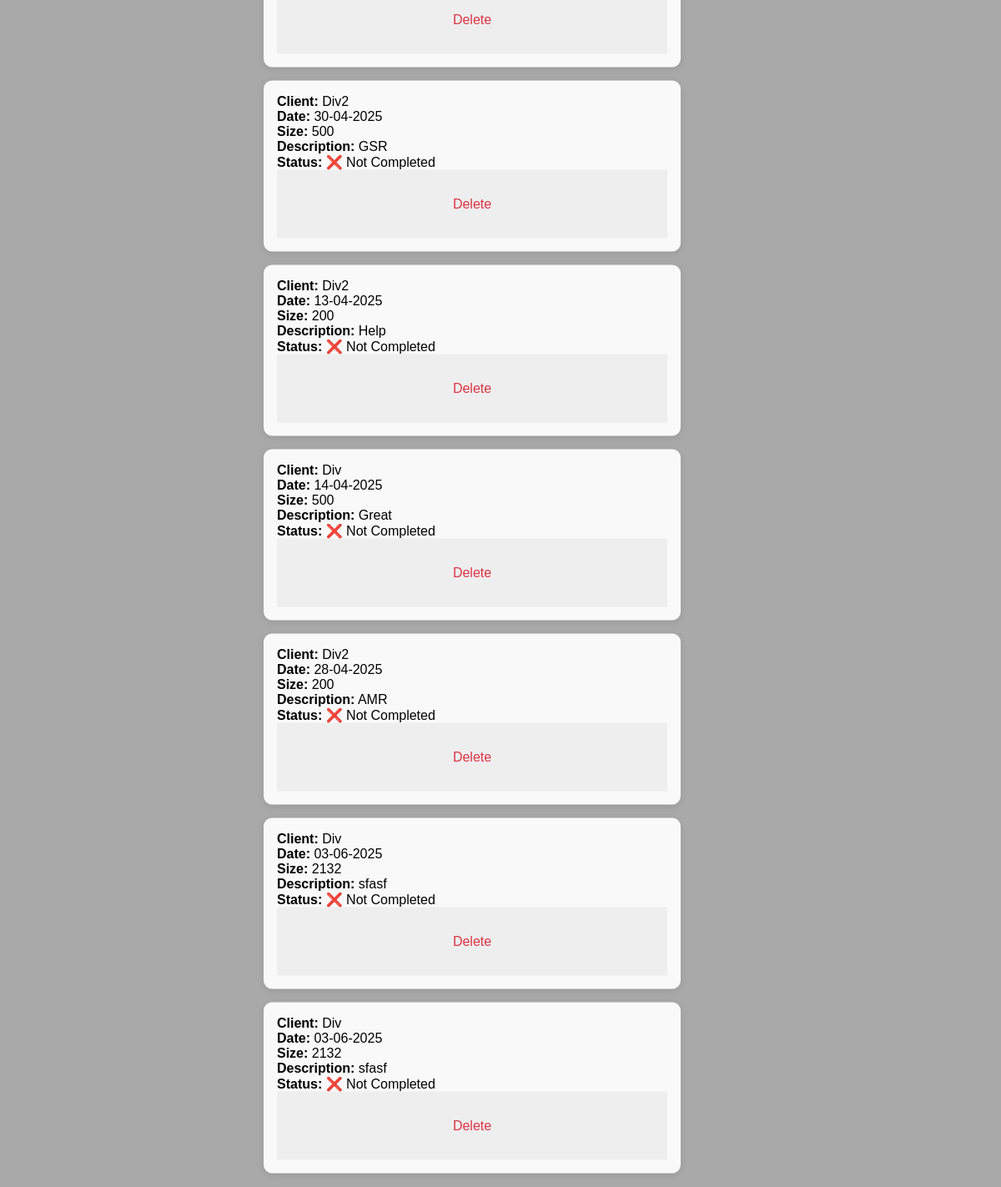
Screenshot of /view_all_bookings (signed in) with the database file from the repository.
### db_setup.py (models this page shows)
class Entity(Base):
    __tablename__ = 'entities'
    id = Column(Integer, primary_key=True)
    date = Column(Date, nullable=False)
    client_id = Column(Integer, ForeignKey('clients.id'), nullable=False)
    client = relationship("Client")
    size = Column(Integer, nullable = False)
    description = Column(String, nullable=False)
    completed = Column(Boolean, default=False)

class Client(Base, UserMixin):
    __tablename__ = 'clients'
    id = Column(Integer, primary_key=True)
    username = Column(String, nullable=False)
    password = Column(String, nullable=False)
    role = Column(String, nullable=False, default='client')

### app.py (the view)
@app.route('/view_all_bookings', methods=['GET'])
@login_required
def view_all_bookings():
    if current_user.role == 'Admin':
        bookings = db_session.query(Entity).all()
    else:
        bookings = db_session.query(Entity).filter(Entity.client_id == current_user.id).all()
    return render_template('viewall.html', bookings=bookings)

### app.py (called while the page is built)
@login_manager.user_loader
def load_user(client_id):
    return db_session.get(Client, client_id)

### templates/viewall.html (shortened to what this page needs)
<!DOCTYPE html>
<html lang="en">
  <head>
    <link
      rel="stylesheet"
      href="{{ url_for('static', filename='styles.css') }}"
    />
  </head>
  <body>
    <div class="container">
      <div class="bookings">
        {% for booking in bookings %}
        <div class="booking-card">
          <p><strong>Client:</strong> {{ booking.client.username }}</p>
          <p><strong>Date:</strong> {{ booking.date.strftime('%d-%m-%Y') }}</p>
          <p><strong>Size:</strong> {{ booking.size }}</p>
          <p><strong>Description:</strong> {{ booking.description }}</p>
          <p>
            <strong>Status:</strong>
            {% if booking.completed %} ✅ Completed {% else %} ❌ Not Completed
            {% endif %}
          </p>
          <form
            action="{{ url_for('delete_booking', booking_id=booking.id) }}"
            method="POST"
          >
            <button class="delete" type="submit" title="Delete">Delete</button>
          </form>
        </div>
        {% else %}
        <p>No bookings found.</p>
        {% endfor %}
      </div>
    </div>
  </body>
</html>

### static/styles.css (style rules this page uses)
* { margin: 0; padding: 0; box-sizing: border-box; font-family: "Gill Sans", "Gill Sans MT", Calibri, "Trebuchet MS", sans-serif; }
body, html { position: relative; height: 100vh; margin: 0; background-color: #f8f9fa; min-height: 100vh; justify-content: center; padding: 0; background: #f5f5f5; background-color: darkgray; }
.container { justify-content: center; width: 100%; max-width: 600px; margin: auto; position : absolute; top: 50%; left: 50%; transform: translate(-50%, -50%); }
form { display: flex; flex-direction: column; width: 100%; max-width: 100%; align-items: center; text-align: center; justify-content: center; justify-self: center; padding: 1rem; font-size: xx-large; background: #eee; padding: 1em; text-align: center; }
input, textarea, button { padding: 12px; font-size: 1rem; border-radius: 6px; border: 1px solid #ccc; width: 100%; margin-bottom: 5px; }
.bookings { margin-top: 1rem; margin-bottom: 1rem; margin-left: 1rem; margin-right: 1rem; display: grid; grid-template-columns: repeat(auto-fit, minmax(300px, 1fr)); gap: 1rem; }
.booking-card { background-color: #f9f9f9; border-radius: 10px; padding: 1rem; box-shadow: 0 2px 8px rgba(0, 0, 0, 0.1); width: 500px; max-width: 100%; box-sizing: border-box; }
button.delete { background: none; border: none; color: #dc3545; cursor: pointer; padding: 0rem; margin-bottom: 0px; }

### rows the page displays
Entity: client.username "Div2", date "30-04-2025", size "500", description "GSR", completed "❌ Not Completed"
Entity: client.username "Div2", date "13-04-2025", size "200", description "Help", completed "❌ Not Completed"
Entity: client.username "Div", date "14-04-2025", size "500", description "Great", completed "❌ Not Completed"
Entity: client.username "Div2", date "28-04-2025", size "200", description "AMR", completed "❌ Not Completed"
Entity: client.username "Div", date "03-06-2025", size "2132", description "sfasf", completed "❌ Not Completed"
Entity: client.username "Div", date "03-06-2025", size "2132", description "sfasf", completed "❌ Not Completed"
